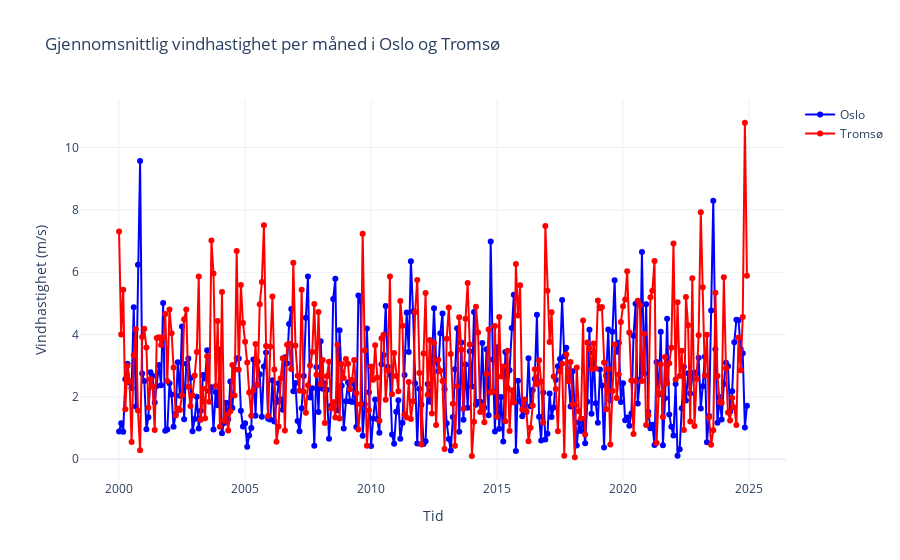

Notebook cell for this chart:
### Markdown cell above
## Gjennomsnittlig vindhastighet per måned

### Code cell
# 1. Hent gjennomsnitt per måned for Oslo og Tromsø for vind
oslo_df = stats.compute_all_months(
            element_id="sum(precipitation_amount P1D)",
            city="Oslo",
            time_offset="PT18H"
            )

tromso_df = stats.compute_all_months(
            element_id="sum(precipitation_amount P1D)",
            city="Tromso",
            time_offset="PT18H"
            )
# 2. Konverter 'year_month' til datetime for plotting
oslo_df["year_month"] = pd.to_datetime(oslo_df["year_month"])
tromso_df["year_month"] = pd.to_datetime(tromso_df["year_month"])

# 3. Lag graf med Plotly
fig = go.Figure()

fig.add_trace(go.Scatter(
    x=oslo_df["year_month"],
    y=oslo_df["mean"],
    mode="lines+markers",
    name="Oslo",
    line=dict(color="blue"),
    marker=dict(size=6)
))

fig.add_trace(go.Scatter(
    x=tromso_df["year_month"],
    y=tromso_df["mean"],
    mode="lines+markers",
    name="Tromsø",
    line=dict(color="red"),
    marker=dict(size=6)
))

fig.update_layout(
    title="Gjennomsnittlig vindhastighet per måned i Oslo og Tromsø",
    xaxis_title="Tid",
    yaxis_title="Vindhastighet (m/s)",
    template="plotly_white",
    xaxis=dict(showgrid=True),
    yaxis=dict(showgrid=True)
)

fig.show()

### Figure 1 — Plotly figure (JSON) as saved in the notebook; plotly's stock layout.template omitted (floating-point values rounded to 4 significant figures; data arrays with more than 128 entries replaced by an {"elided": "..."} marker saying what was removed)
{"data": [{"line": {"color": "blue"}, "marker": {"size": 6}, "mode": "lines+markers", "name": "Oslo", "type": "scatter", "x": {"elided": "300 str values"}, "y": {"elided": "300 float values"}}, {"line": {"color": "red"}, "marker": {"size": 6}, "mode": "lines+markers", "name": "Tromsø", "type": "scatter", "x": {"elided": "300 str values"}, "y": {"elided": "300 float values"}}], "layout": {"title": {"text": "Gjennomsnittlig vindhastighet per måned i Oslo og Tromsø"}, "xaxis": {"showgrid": true, "title": {"text": "Tid"}}, "yaxis": {"showgrid": true, "title": {"text": "Vindhastighet (m/s)"}}}}
